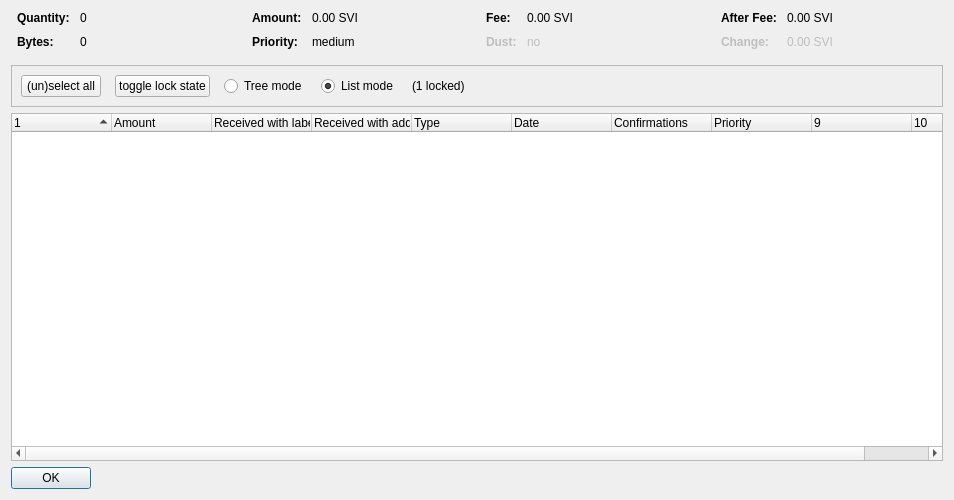
<?xml version="1.0" encoding="UTF-8"?>
<ui version="4.0">
 <class>CoinControlDialog</class>
 <widget class="QDialog" name="CoinControlDialog">
  <property name="geometry">
   <rect>
    <x>0</x>
    <y>0</y>
    <width>954</width>
    <height>500</height>
   </rect>
  </property>
  <property name="windowTitle">
   <string>Coin Selection</string>
  </property>
  <layout class="QVBoxLayout" name="verticalLayout">
   <item>
    <layout class="QHBoxLayout" name="horizontalLayoutTop" stretch="0,0,0,0">
     <property name="topMargin">
      <number>0</number>
     </property>
     <property name="bottomMargin">
      <number>10</number>
     </property>
     <item>
      <layout class="QFormLayout" name="formLayoutCoinControl1">
       <property name="horizontalSpacing">
        <number>10</number>
       </property>
       <property name="verticalSpacing">
        <number>10</number>
       </property>
       <property name="leftMargin">
        <number>6</number>
       </property>
       <property name="rightMargin">
        <number>6</number>
       </property>
       <item row="0" column="0">
        <widget class="QLabel" name="labelCoinControlQuantityText">
         <property name="font">
          <font>
           <weight>75</weight>
           <bold>true</bold>
          </font>
         </property>
         <property name="text">
          <string>Quantity:</string>
         </property>
        </widget>
       </item>
       <item row="0" column="1">
        <widget class="QLabel" name="labelCoinControlQuantity">
         <property name="cursor">
          <cursorShape>IBeamCursor</cursorShape>
         </property>
         <property name="contextMenuPolicy">
          <enum>Qt::ActionsContextMenu</enum>
         </property>
         <property name="text">
          <string notr="true">0</string>
         </property>
         <property name="textInteractionFlags">
          <set>Qt::LinksAccessibleByMouse|Qt::TextSelectableByKeyboard|Qt::TextSelectableByMouse</set>
         </property>
        </widget>
       </item>
       <item row="1" column="0">
        <widget class="QLabel" name="labelCoinControlBytesText">
         <property name="font">
          <font>
           <weight>75</weight>
           <bold>true</bold>
          </font>
         </property>
         <property name="text">
          <string>Bytes:</string>
         </property>
        </widget>
       </item>
       <item row="1" column="1">
        <widget class="QLabel" name="labelCoinControlBytes">
         <property name="cursor">
          <cursorShape>IBeamCursor</cursorShape>
         </property>
         <property name="contextMenuPolicy">
          <enum>Qt::ActionsContextMenu</enum>
         </property>
         <property name="text">
          <string notr="true">0</string>
         </property>
         <property name="textInteractionFlags">
          <set>Qt::LinksAccessibleByMouse|Qt::TextSelectableByKeyboard|Qt::TextSelectableByMouse</set>
         </property>
        </widget>
       </item>
      </layout>
     </item>
     <item>
      <layout class="QFormLayout" name="formLayoutCoinControl2">
       <property name="horizontalSpacing">
        <number>10</number>
       </property>
       <property name="verticalSpacing">
        <number>10</number>
       </property>
       <property name="leftMargin">
        <number>6</number>
       </property>
       <property name="rightMargin">
        <number>6</number>
       </property>
       <item row="0" column="0">
        <widget class="QLabel" name="labelCoinControlAmountText">
         <property name="font">
          <font>
           <weight>75</weight>
           <bold>true</bold>
          </font>
         </property>
         <property name="text">
          <string>Amount:</string>
         </property>
        </widget>
       </item>
       <item row="0" column="1">
        <widget class="QLabel" name="labelCoinControlAmount">
         <property name="cursor">
          <cursorShape>IBeamCursor</cursorShape>
         </property>
         <property name="contextMenuPolicy">
          <enum>Qt::ActionsContextMenu</enum>
         </property>
         <property name="text">
          <string notr="true">0.00 SVI</string>
         </property>
         <property name="textInteractionFlags">
          <set>Qt::LinksAccessibleByMouse|Qt::TextSelectableByKeyboard|Qt::TextSelectableByMouse</set>
         </property>
        </widget>
       </item>
       <item row="1" column="0">
        <widget class="QLabel" name="labelCoinControlPriorityText">
         <property name="font">
          <font>
           <weight>75</weight>
           <bold>true</bold>
          </font>
         </property>
         <property name="text">
          <string>Priority:</string>
         </property>
        </widget>
       </item>
       <item row="1" column="1">
        <widget class="QLabel" name="labelCoinControlPriority">
         <property name="cursor">
          <cursorShape>IBeamCursor</cursorShape>
         </property>
         <property name="contextMenuPolicy">
          <enum>Qt::ActionsContextMenu</enum>
         </property>
         <property name="text">
          <string>medium</string>
         </property>
         <property name="textInteractionFlags">
          <set>Qt::LinksAccessibleByMouse|Qt::TextSelectableByKeyboard|Qt::TextSelectableByMouse</set>
         </property>
        </widget>
       </item>
      </layout>
     </item>
     <item>
      <layout class="QFormLayout" name="formLayoutCoinControl3">
       <property name="horizontalSpacing">
        <number>10</number>
       </property>
       <property name="verticalSpacing">
        <number>10</number>
       </property>
       <property name="leftMargin">
        <number>6</number>
       </property>
       <property name="rightMargin">
        <number>6</number>
       </property>
       <item row="0" column="0">
        <widget class="QLabel" name="labelCoinControlFeeText">
         <property name="font">
          <font>
           <weight>75</weight>
           <bold>true</bold>
          </font>
         </property>
         <property name="text">
          <string>Fee:</string>
         </property>
        </widget>
       </item>
       <item row="0" column="1">
        <widget class="QLabel" name="labelCoinControlFee">
         <property name="cursor">
          <cursorShape>IBeamCursor</cursorShape>
         </property>
         <property name="contextMenuPolicy">
          <enum>Qt::ActionsContextMenu</enum>
         </property>
         <property name="text">
          <string notr="true">0.00 SVI</string>
         </property>
         <property name="textInteractionFlags">
          <set>Qt::LinksAccessibleByMouse|Qt::TextSelectableByKeyboard|Qt::TextSelectableByMouse</set>
         </property>
        </widget>
       </item>
       <item row="1" column="0">
        <widget class="QLabel" name="labelCoinControlLowOutputText">
         <property name="enabled">
          <bool>false</bool>
         </property>
         <property name="font">
          <font>
           <weight>75</weight>
           <bold>true</bold>
          </font>
         </property>
         <property name="text">
          <string>Dust:</string>
         </property>
        </widget>
       </item>
       <item row="1" column="1">
        <widget class="QLabel" name="labelCoinControlLowOutput">
         <property name="enabled">
          <bool>false</bool>
         </property>
         <property name="cursor">
          <cursorShape>IBeamCursor</cursorShape>
         </property>
         <property name="contextMenuPolicy">
          <enum>Qt::ActionsContextMenu</enum>
         </property>
         <property name="text">
          <string>no</string>
         </property>
         <property name="textInteractionFlags">
          <set>Qt::LinksAccessibleByMouse|Qt::TextSelectableByKeyboard|Qt::TextSelectableByMouse</set>
         </property>
        </widget>
       </item>
      </layout>
     </item>
     <item>
      <layout class="QFormLayout" name="formLayoutCoinControl4">
       <property name="horizontalSpacing">
        <number>10</number>
       </property>
       <property name="verticalSpacing">
        <number>10</number>
       </property>
       <property name="leftMargin">
        <number>6</number>
       </property>
       <property name="rightMargin">
        <number>6</number>
       </property>
       <item row="0" column="0">
        <widget class="QLabel" name="labelCoinControlAfterFeeText">
         <property name="font">
          <font>
           <weight>75</weight>
           <bold>true</bold>
          </font>
         </property>
         <property name="text">
          <string>After Fee:</string>
         </property>
        </widget>
       </item>
       <item row="0" column="1">
        <widget class="QLabel" name="labelCoinControlAfterFee">
         <property name="cursor">
          <cursorShape>IBeamCursor</cursorShape>
         </property>
         <property name="contextMenuPolicy">
          <enum>Qt::ActionsContextMenu</enum>
         </property>
         <property name="text">
          <string notr="true">0.00 SVI</string>
         </property>
         <property name="textInteractionFlags">
          <set>Qt::LinksAccessibleByMouse|Qt::TextSelectableByKeyboard|Qt::TextSelectableByMouse</set>
         </property>
        </widget>
       </item>
       <item row="1" column="0">
        <widget class="QLabel" name="labelCoinControlChangeText">
         <property name="enabled">
          <bool>false</bool>
         </property>
         <property name="font">
          <font>
           <weight>75</weight>
           <bold>true</bold>
          </font>
         </property>
         <property name="text">
          <string>Change:</string>
         </property>
        </widget>
       </item>
       <item row="1" column="1">
        <widget class="QLabel" name="labelCoinControlChange">
         <property name="enabled">
          <bool>false</bool>
         </property>
         <property name="cursor">
          <cursorShape>IBeamCursor</cursorShape>
         </property>
         <property name="contextMenuPolicy">
          <enum>Qt::ActionsContextMenu</enum>
         </property>
         <property name="text">
          <string notr="true">0.00 SVI</string>
         </property>
         <property name="textInteractionFlags">
          <set>Qt::LinksAccessibleByMouse|Qt::TextSelectableByKeyboard|Qt::TextSelectableByMouse</set>
         </property>
        </widget>
       </item>
      </layout>
     </item>
    </layout>
   </item>
   <item>
    <widget class="QFrame" name="frame">
     <property name="minimumSize">
      <size>
       <width>0</width>
       <height>40</height>
      </size>
     </property>
     <property name="frameShape">
      <enum>QFrame::StyledPanel</enum>
     </property>
     <property name="frameShadow">
      <enum>QFrame::Sunken</enum>
     </property>
     <layout class="QHBoxLayout" name="horizontalLayout">
      <item>
       <layout class="QHBoxLayout" name="horizontalLayoutPanel" stretch="0,0,0,0,0,0">
        <property name="spacing">
         <number>14</number>
        </property>
        <item>
         <widget class="QPushButton" name="pushButtonSelectAll">
          <property name="sizePolicy">
           <sizepolicy hsizetype="Maximum" vsizetype="Fixed">
            <horstretch>0</horstretch>
            <verstretch>0</verstretch>
           </sizepolicy>
          </property>
          <property name="text">
           <string>(un)select all</string>
          </property>
          <property name="autoDefault">
           <bool>false</bool>
          </property>
         </widget>
        </item>
        <item>
         <widget class="QPushButton" name="pushButtonToggleLock">
          <property name="sizePolicy">
           <sizepolicy hsizetype="Maximum" vsizetype="Fixed">
            <horstretch>0</horstretch>
            <verstretch>0</verstretch>
           </sizepolicy>
          </property>
          <property name="text">
           <string>toggle lock state</string>
          </property>
          <property name="autoDefault">
           <bool>false</bool>
          </property>
         </widget>
        </item>
        <item>
         <widget class="QRadioButton" name="radioTreeMode">
          <property name="sizePolicy">
           <sizepolicy hsizetype="Maximum" vsizetype="Fixed">
            <horstretch>0</horstretch>
            <verstretch>0</verstretch>
           </sizepolicy>
          </property>
          <property name="text">
           <string>Tree mode</string>
          </property>
         </widget>
        </item>
        <item>
         <widget class="QRadioButton" name="radioListMode">
          <property name="sizePolicy">
           <sizepolicy hsizetype="Maximum" vsizetype="Fixed">
            <horstretch>0</horstretch>
            <verstretch>0</verstretch>
           </sizepolicy>
          </property>
          <property name="text">
           <string>List mode</string>
          </property>
          <property name="checked">
           <bool>true</bool>
          </property>
         </widget>
        </item>
        <item>
         <widget class="QLabel" name="labelLocked">
          <property name="text">
           <string>(1 locked)</string>
          </property>
         </widget>
        </item>
        <item>
         <spacer name="horizontalSpacer">
          <property name="orientation">
           <enum>Qt::Horizontal</enum>
          </property>
          <property name="sizeHint" stdset="0">
           <size>
            <width>40</width>
            <height>20</height>
           </size>
          </property>
         </spacer>
        </item>
       </layout>
      </item>
     </layout>
    </widget>
   </item>
   <item>
    <widget class="CoinControlTreeWidget" name="treeWidget">
     <property name="contextMenuPolicy">
      <enum>Qt::CustomContextMenu</enum>
     </property>
     <property name="sortingEnabled">
      <bool>false</bool>
     </property>
     <property name="columnCount">
      <number>10</number>
     </property>
     <attribute name="headerShowSortIndicator" stdset="0">
      <bool>true</bool>
     </attribute>
     <attribute name="headerStretchLastSection">
      <bool>false</bool>
     </attribute>
     <column>
      <property name="text">
       <string/>
      </property>
     </column>
     <column>
      <property name="text">
       <string>Amount</string>
      </property>
     </column>
     <column>
      <property name="text">
       <string>Received with label</string>
      </property>
     </column>
     <column>
      <property name="text">
       <string>Received with address</string>
      </property>
     </column>
     <column>
      <property name="text">
       <string>Type</string>
      </property>
     </column>
     <column>
      <property name="text">
       <string>Date</string>
      </property>
     </column>
     <column>
      <property name="text">
       <string>Confirmations</string>
      </property>
      <property name="toolTip">
       <string>Confirmed</string>
      </property>
     </column>
     <column>
      <property name="text">
       <string>Priority</string>
      </property>
     </column>
     <column>
      <property name="text">
       <string/>
      </property>
     </column>
     <column>
      <property name="text">
       <string/>
      </property>
     </column>
    </widget>
   </item>
   <item>
    <widget class="QDialogButtonBox" name="buttonBox">
     <property name="sizePolicy">
      <sizepolicy hsizetype="Maximum" vsizetype="Fixed">
       <horstretch>0</horstretch>
       <verstretch>0</verstretch>
      </sizepolicy>
     </property>
     <property name="orientation">
      <enum>Qt::Horizontal</enum>
     </property>
     <property name="standardButtons">
      <set>QDialogButtonBox::Ok</set>
     </property>
    </widget>
   </item>
  </layout>
 </widget>
 <customwidgets>
  <customwidget>
   <class>CoinControlTreeWidget</class>
   <extends>QTreeWidget</extends>
   <header>coincontroltreewidget.h</header>
  </customwidget>
 </customwidgets>
 <resources/>
 <connections/>
</ui>
